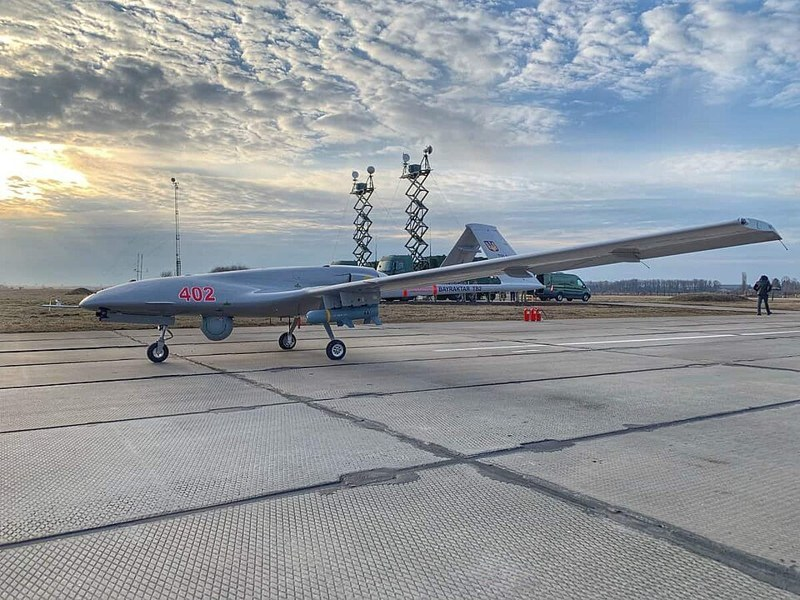
#> input picture cinematic_explainer/war/data/equipment_images/bayraktar-tb2.jpg, 800 x 600 px
$ python -i cards_kit.py   (imports and definitions only)
#> lines starting #> are read from the running program, lines starting #| are printed output that depends on the picture
"""War Documentary kit cards: the editorial "sticker" layer (tags, stamps, note chips, recap labels, pictograms, section ribbon, big numbers,
scale diagrams, provenance badge, film grain). Every card is fn(t, dur, params) -> RGBA 1280x720 (a pure function of t and params), the same
contract as cards.WAR_CARDS; KIT_CARDS maps layer kind -> function and registry.all_cards() imports it lazily.

Rules: nothing here states a fact. Text comes from the planner (narration-derived), status colours reuse tokens.STATUS_COLOUR semantics, and
anything that is a drawn picture of a thing (pictograms, scale diagrams) is labelled ILLUSTRATIVE. A missing or odd param never raises.
Cards are readable over bright and dark footage (a plate or soft shadow behind every element) and keep inside the frame.

PARAMS (all optional unless marked *; colours are (r,g,b[,a]) tuples; x/y are fractions of the frame):

kit_tag      text*  sub ""  pos "top-left"|"top-centre"|"top-right"|"lower-left"  size 34  tilt -1.5
             Yellow tilted label, 1-2 lines, wipes in from the left. `sub` is a smaller line inside the tag.
kit_stamp    text (default = status label)  status "unverified"|"claimed"|"disputed"|"illustrative"  sub ""
             pos "centre"|"left"|"right"|"upper-right"|"upper-left" or x,y   angle -6   size 54
             Outlined rotated stamp that slams in with a small overshoot.
kit_chips    chips*[{title, sub, variant "dark"|"red"|"blue"|"paper"}] (1-4)  side "right"|"left"  y 64  width 300  step 0.35
             Stack of note chips revealed one by one from the side.
kit_recap    items*[str | {text, sub}] (3-5)  title ""  step 0.4
             Stacked, slightly rotated paper labels (red outline) in the middle of the frame, with an optional yellow tag above.
kit_sticker  name* (stickers.NAMES)  x 0.5  y 0.5  size 170  colour accent  label ""  label_style "tape"|"tag"
             Pictogram that pops in, with an optional tape label under it. Always drawn flat/generic: it is an illustration, not a depiction.
kit_ribbon   text*  colour "red"|"yellow"|"ink"  angle -8
             Torn-paper section ribbon: slides across (0.45 s), holds, slides out. Fully transparent at t=0 and at t=dur.
kit_bignum   value*  (int, "46,000+", "≈26,000" ...)  label  sub  colour "yellow"|"red"|"cream"  x 0.06  y 0.42  count true
             Huge counted number with label and sub line over a soft left scrim; sits on dimmed footage or a map.
kit_scale    n* (pictograms, max 20)  label ""  bar_label ""  bar "pipe"|"bar"  colour
             Row of generic soldier pictograms standing against a labelled bar (scale diagram); carries an ILLUSTRATIVE chip.
kit_badge    kind "ai"|"illustrative"|"archive"|"user" or text  channel ""
             Small bottom-right provenance badge; `channel` adds a bottom-left text mark (never a logo).
kit_grain    strength 0.05  vignette 0.35
             Deterministic film grain + vignette (8 grain frames cycled), very low alpha.
"""

from __future__ import annotations

import json
import math
import random
import re
from typing import Any, Callable, Dict, List, Optional, Sequence, Tuple

from PIL import Image, ImageChops, ImageDraw, ImageFilter

from .. import look as L
from . import motion as M
from . import stickers as S
from . import tokens as T

W, H = T.W, T.H
YELLOW = (255, 213, 0, 255)
INK = (22, 22, 26, 255)
KRED = (214, 36, 44, 255)
PAPER = (244, 239, 228, 255)
GLASS = (14, 18, 26, 228)
_D = ImageDraw.Draw(Image.new("RGBA", (4, 4)))
_CACHE: Dict[str, Any] = {}


# ------------------------------------------------------------------------------------------------ helpers -------------------------

# [7 lines left out: function _memo, not called in this run]


def _key(kind: str, p: dict, *names: str) -> str:
    return kind + json.dumps({n: (p or {}).get(n) for n in names}, sort_keys=True, default=str)


def _canvas() -> Image.Image:
    return L.blank()


def _sw(text: str, f, sp: float = 0.04) -> float:
    return L.spaced_width(_D, text, f, sp)


# [47 lines left out: functions _wrap, _fit, _ease_back, _num, _col, not called in this run]


def _shadowed(im: Image.Image, blur: int = 6, off: Tuple[int, int] = (0, 4), alpha: int = 120) -> Image.Image:
    """The element with a soft drop shadow (a plate that keeps it readable on bright footage); grows by a padding on every side."""
    pad = blur * 3
    out = Image.new("RGBA", (im.width + 2 * pad, im.height + 2 * pad), (0, 0, 0, 0))
    sh = Image.new("RGBA", out.size, (0, 0, 0, 0))
    a = im.getchannel("A").point(lambda v: v * alpha // 255)
    sh.paste((0, 0, 0, 255), (pad + off[0], pad + off[1]), a)
    sh = sh.filter(ImageFilter.GaussianBlur(blur))
    out.alpha_composite(sh)
    out.alpha_composite(im, (pad, pad))
    return out


# [20 lines left out: functions _blit, _place, not called in this run]


def _rotated_cache(key: str, im: Image.Image, angle: float) -> Image.Image:
    return _memo(key, lambda: im.rotate(angle, resample=Image.BICUBIC, expand=True))


def _out_alpha(t: float, dur: float) -> float:
    return M.card_alpha(t, dur)


# ------------------------------------------------------------------------------------------------ tag -------------------------------

# [67 lines left out: functions _hook_element, _tag_element, kit_tag, not called in this run]


# ------------------------------------------------------------------------------------------------ stamp -----------------------------

_STAMP_COL = {"unverified": (232, 64, 58, 255), "claimed": (255, 200, 40, 255), "disputed": (244, 148, 40, 255), "illustrative": (196, 206, 220, 255)}
_STAMP_TXT = {"unverified": "CAN'T BE VERIFIED", "claimed": "CLAIMED", "disputed": "DISPUTED", "illustrative": "ILLUSTRATIVE"}
_STAMP_POS = {"centre": (0.5, 0.5), "left": (0.3, 0.5), "right": (0.7, 0.5), "upper-right": (0.72, 0.3), "upper-left": (0.28, 0.3)}


# [33 lines left out: functions _stamp_element, kit_stamp, not called in this run]


# ------------------------------------------------------------------------------------------------ chips ----------------------------

_CHIP_STYLE = {
    "dark": {"fill": GLASS, "line": (98, 108, 128, 255), "title": T.CREAM, "sub": T.CREAM_DIM},
    "red": {"fill": (206, 38, 48, 246), "line": (150, 22, 30, 255), "title": (255, 255, 255, 255), "sub": (255, 224, 224, 255)},
    "blue": {"fill": (38, 92, 176, 246), "line": (24, 64, 132, 255), "title": (255, 255, 255, 255), "sub": (214, 228, 250, 255)},
    "paper": {"fill": PAPER, "line": (190, 182, 166, 255), "title": INK, "sub": (78, 74, 66, 255)},
}


# [146 lines left out: functions _chip_element, kit_chips, _recap_element, kit_recap, _tape_element, kit_sticker, not called in this run]


# ------------------------------------------------------------------------------------------------ ribbon -------------------------

_RIB_COL = {"red": ((214, 36, 44, 255), (255, 255, 255, 255)), "yellow": (YELLOW, INK), "ink": ((20, 22, 28, 255), (255, 255, 255, 255))}


# [57 lines left out: functions _torn_strip, _ribbon_strip, kit_ribbon, not called in this run]


# ------------------------------------------------------------------------------------------------ big number ----------------------

_NUM_RE = re.compile(r"^\s*([^\d\-]*)(-?[\d][\d,\.]*)(.*)$")
_BN_COL = {"yellow": YELLOW, "red": (236, 56, 56, 255), "cream": T.CREAM}


# [179 lines left out: functions _parse_value, _scrim, kit_bignum, kit_versus, kit_scale, not called in this run]


# ------------------------------------------------------------------------------------------------ badge ------------------------------

_BADGE = {"ai": "AI-GENERATED ILLUSTRATION", "illustrative": "ILLUSTRATIVE FOOTAGE", "archive": "ARCHIVE FOOTAGE", "user": "USER FOOTAGE"}


# [25 lines left out: function kit_badge, not called in this run]


# ------------------------------------------------------------------------------------------------ grain ---------------------------

_GRAIN_FRAMES = 8


# [104 lines left out: functions _grain_tile, kit_grain, _bokeh_plate, kit_icons, _icon_disc, not called in this run]


FLAGS = {   # stripe flags only (drawn exactly from their stripes): (orientation, colours, weights)
    "UKR": ("h", ((0, 87, 183), (255, 215, 0)), (1, 1)), "RUS": ("h", ((255, 255, 255), (0, 57, 166), (213, 43, 30)), (1, 1, 1)),
    "POL": ("h", ((255, 255, 255), (220, 20, 60)), (1, 1)), "DEU": ("h", ((0, 0, 0), (221, 0, 0), (255, 206, 0)), (1, 1, 1)),
    "FRA": ("v", ((0, 85, 164), (255, 255, 255), (239, 65, 53)), (1, 1, 1)), "LTU": ("h", ((253, 185, 19), (0, 106, 68), (193, 39, 45)), (1, 1, 1)),
    "ROU": ("v", ((0, 43, 127), (252, 209, 22), (206, 17, 38)), (1, 1, 1)), "BGR": ("h", ((255, 255, 255), (0, 150, 110), (214, 38, 18)), (1, 1, 1)),
    "EST": ("h", ((0, 114, 206), (0, 0, 0), (255, 255, 255)), (1, 1, 1)), "LVA": ("h", ((158, 48, 57), (255, 255, 255), (158, 48, 57)), (2, 1, 2)),
    "NLD": ("h", ((174, 28, 40), (255, 255, 255), (33, 70, 139)), (1, 1, 1)), "BEL": ("v", ((0, 0, 0), (253, 218, 36), (239, 51, 64)), (1, 1, 1)),
    "ITA": ("v", ((0, 146, 70), (255, 255, 255), (206, 43, 55)), (1, 1, 1)), "HUN": ("h", ((206, 41, 57), (255, 255, 255), (71, 112, 80)), (1, 1, 1)),
    "AUT": ("h", ((200, 16, 46), (255, 255, 255), (200, 16, 46)), (1, 1, 1)),
}


# [93 lines left out: functions _flag_base, kit_flag, kit_chapter, kit_speaker, not called in this run]


KIT_CARDS = {"kit_icons": kit_icons, "kit_flag": kit_flag, "kit_versus": kit_versus, "kit_chapter": kit_chapter, "kit_speaker": kit_speaker, "kit_tag": kit_tag, "kit_stamp": kit_stamp, "kit_chips": kit_chips, "kit_recap": kit_recap, "kit_sticker": kit_sticker,
             "kit_ribbon": kit_ribbon, "kit_bignum": kit_bignum, "kit_scale": kit_scale, "kit_badge": kit_badge, "kit_grain": kit_grain}

>>> import cv2
>>> picture = cv2.imread('data/equipment_images/bayraktar-tb2.jpg', cv2.IMREAD_GRAYSCALE)
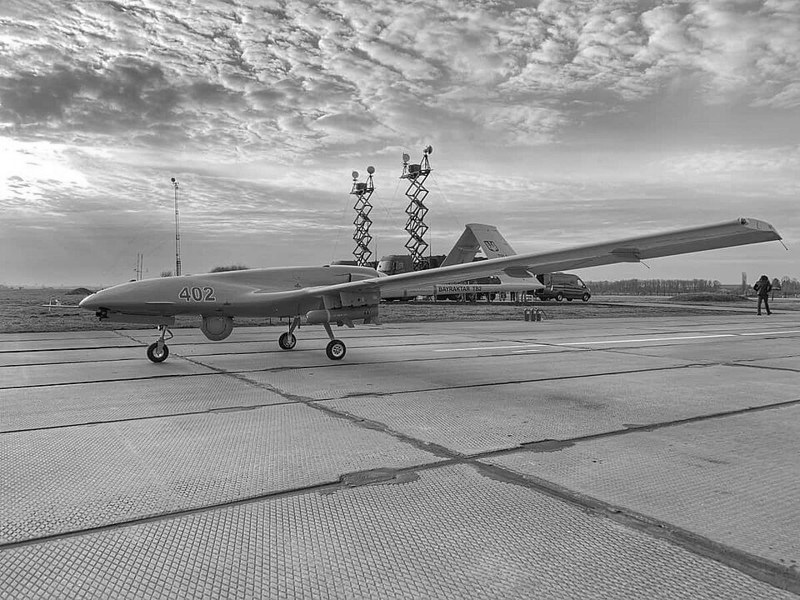
#> picture: shape (600, 800); min 0, max 255, mean 151.8
>>> result = _shadowed(picture)
#> (the run stopped early here; a loop or call above may not have finished)

$ run again, on cinematic_explainer/war/data/equipment_images/f-16.jpg
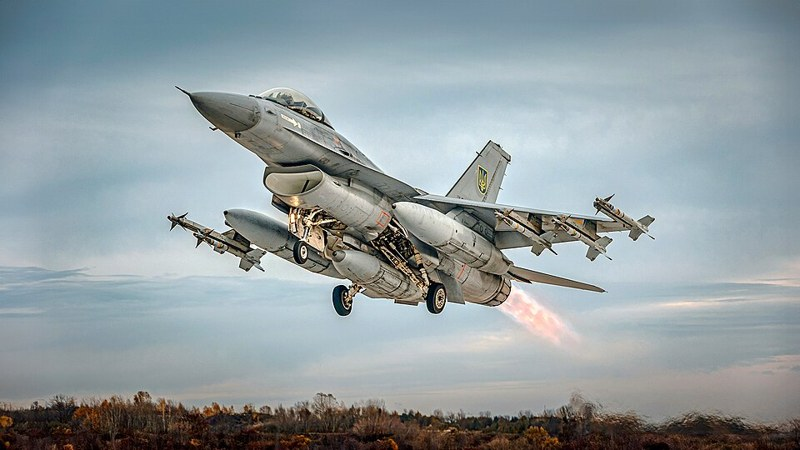
#> input picture cinematic_explainer/war/data/equipment_images/f-16.jpg, 800 x 450 px
#> `picture = cv2.imread('data/equipment_images/bayraktar-tb2.jpg', cv2.IM..`:
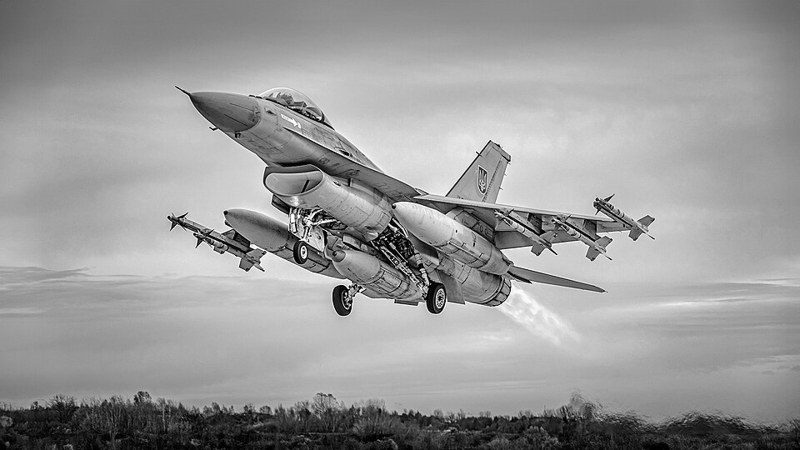
#> picture: shape (450, 800); min 0, max 255, mean 154.4

$ run again, on cinematic_explainer/war/data/equipment_images/iskander-m.jpg
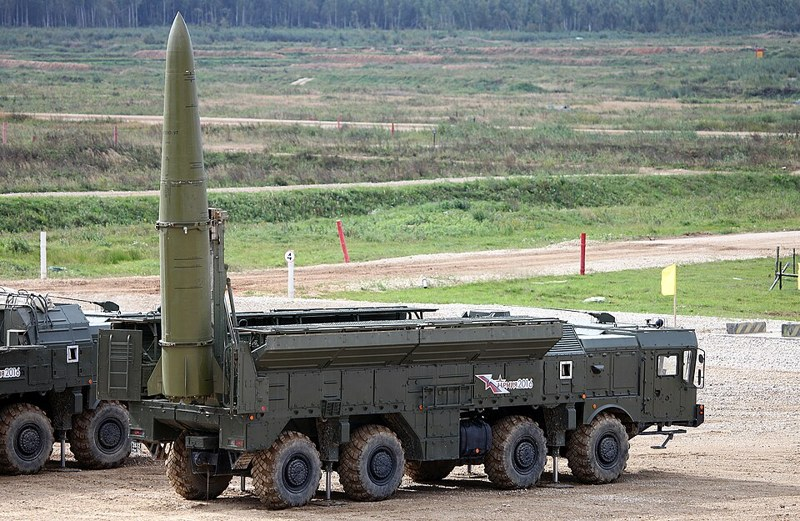
#> input picture cinematic_explainer/war/data/equipment_images/iskander-m.jpg, 800 x 521 px
#> `picture = cv2.imread('data/equipment_images/bayraktar-tb2.jpg', cv2.IM..`:
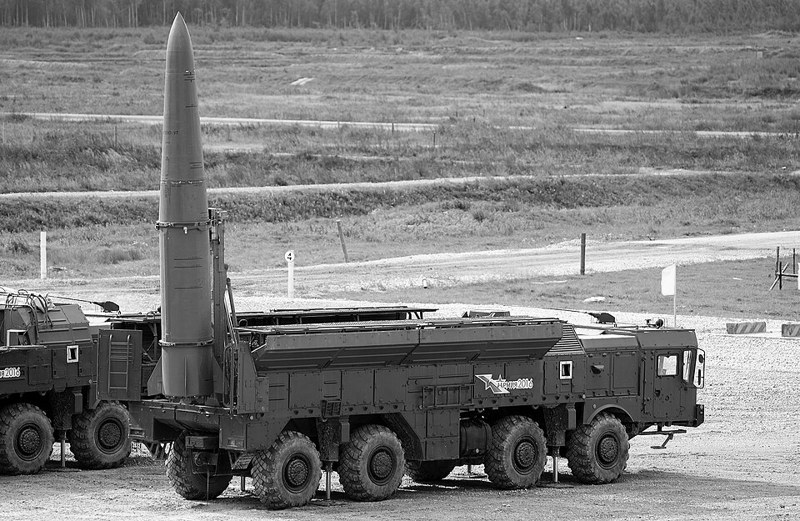
#> picture: shape (521, 800); min 0, max 255, mean 126.1

$ run again, on cinematic_explainer/war/data/equipment_images/leopard-2.jpg
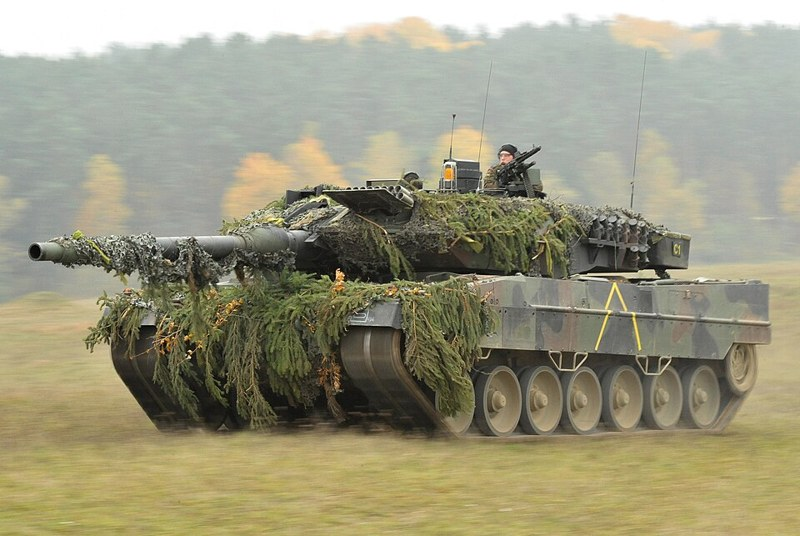
#> input picture cinematic_explainer/war/data/equipment_images/leopard-2.jpg, 800 x 536 px
#> `picture = cv2.imread('data/equipment_images/bayraktar-tb2.jpg', cv2.IM..`:
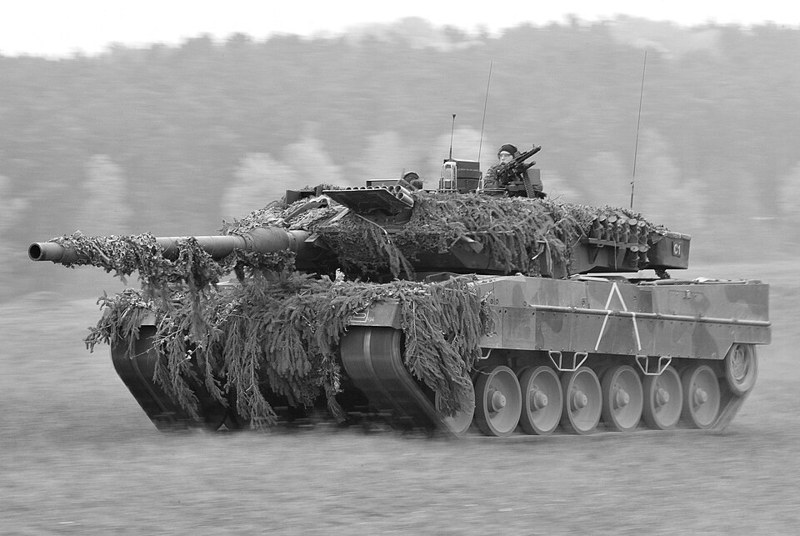
#> picture: shape (536, 800); min 0, max 255, mean 150.2
